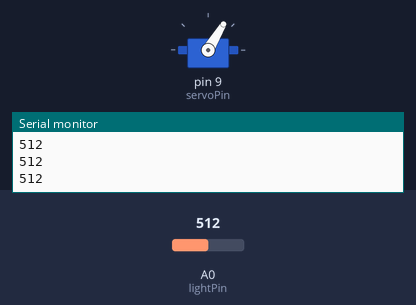
The sketch below on a simulated Arduino Uno, built with avr-gcc and run on an emulated ATmega328P. On the bench: servo, the last lines printed to the serial monitor. The inputs (shaded band) are chosen by the test bench; at power-on: A0 (lightPin) = 512.

Above: at 1.2 s.
1.3 s: A0 (lightPin) set to 716
At 2.7 s:
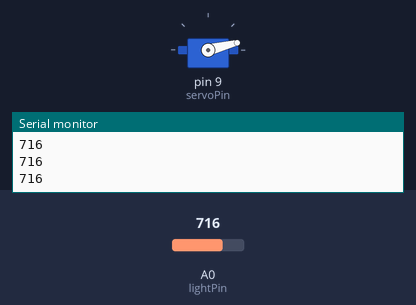
3.2 s: A0 (lightPin) set to 306
At 4.7 s:
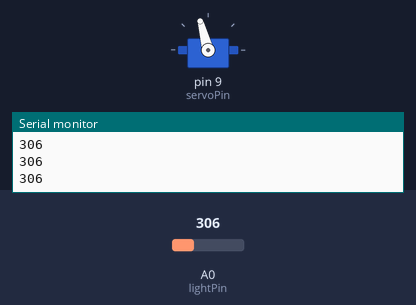
5.0 s: A0 (lightPin) set to 122
At 5.6 s:
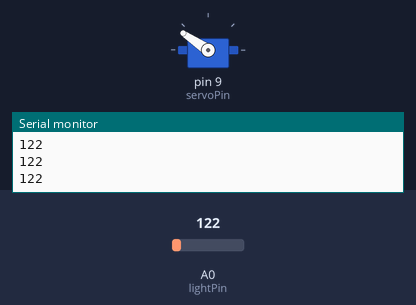
6.7 s: A0 (lightPin) set to 0
At 7.6 s:
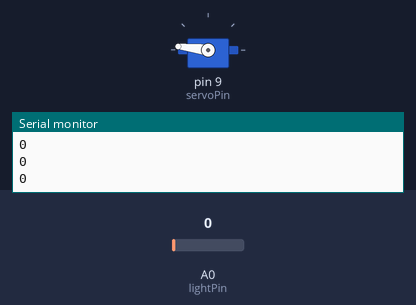
8.5 s: A0 (lightPin) set to 511
At 9.6 s:
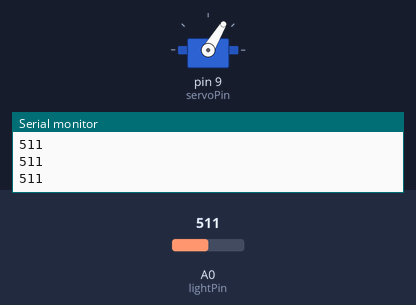
Timing chart, 0 to 11.2 s (numbered marks = the images above; inputs shaded):
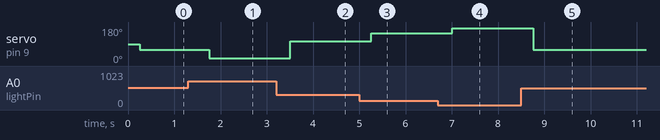

Measured:
- after the input at 1.3 s, servo on pin 9 (servoPin): 59° → 14° after 0.45 s
- after the input at 3.2 s, servo on pin 9 (servoPin): 14° → 105° after 0.31 s
- after the input at 5.0 s, servo on pin 9 (servoPin): 105° → 146° after 0.26 s
- after the input at 6.7 s, servo on pin 9 (servoPin): 146° → 173° after 0.31 s
- after the input at 8.5 s, servo on pin 9 (servoPin): 173° → 59° after 0.26 s

The sketch:

Servos.ino
```cpp
#include <Servo.h>
int servoPin=9;
int servoPos;
int delayT=250;
int lightVal;
int lightPin=A0;
int angle;
Servo myServo;
void setup() {
  Serial.begin(9600);
  myServo.attach(servoPin);
  pinMode(lightPin,INPUT);
  pinMode(servoPin,OUTPUT);
  // put your setup code here, to run once:
}

void loop() {
  //Serial.println("What Angle for the servo?");
  //while(Serial.available()==0)
  //{}
  //servoPos=Serial.parseInt();
  //myServo.write(servoPos);

  lightVal=analogRead(lightPin);
  Serial.println(lightVal);
  delay(delayT);
  angle=(-2./9.)*lightVal+(2./9.*780.);
  myServo.write(angle);
}
```
